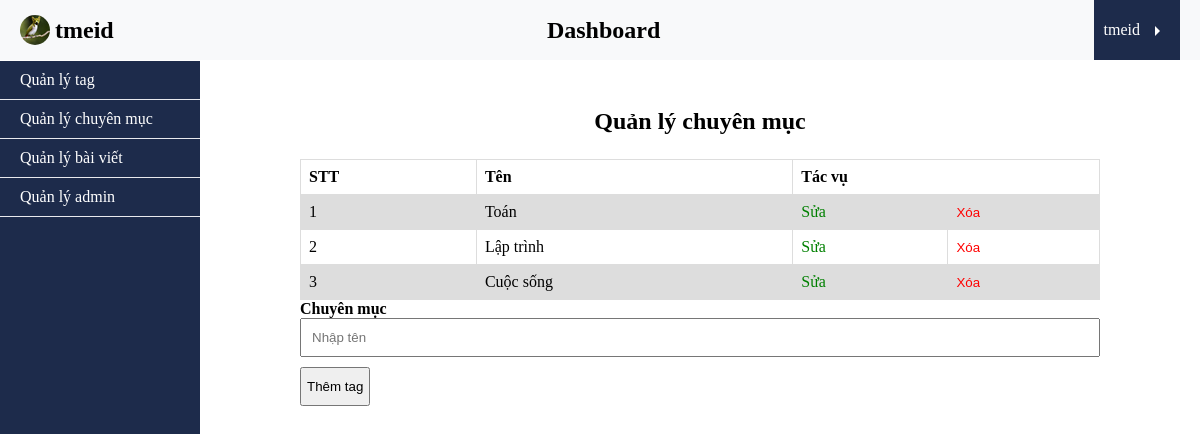
The page /dashboard/categories/index.php (signed in) on the database as committed earlier.
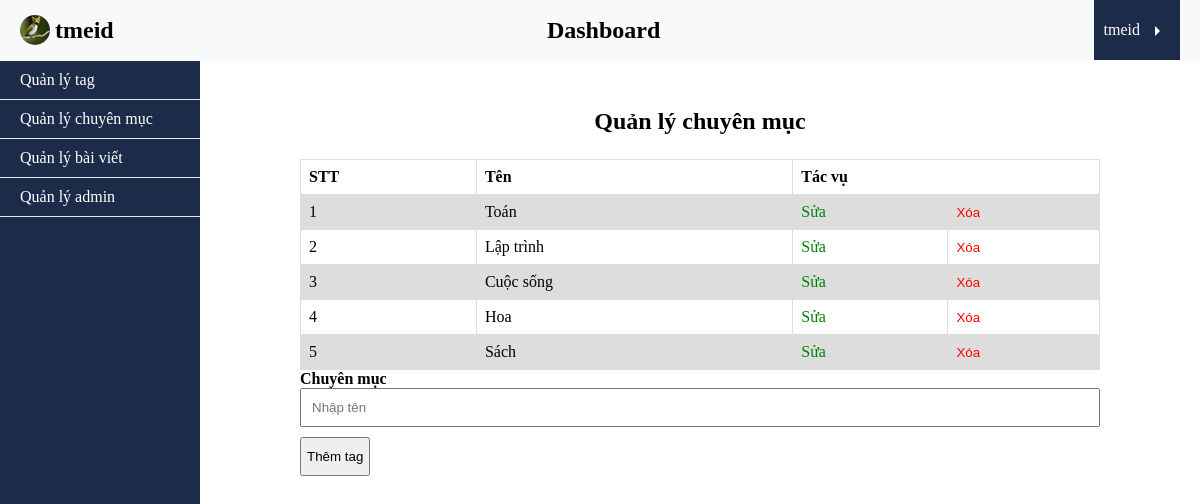
The same page on the database as committed later.
### tables this page shows
CREATE TABLE `category` (
  `id` int(11) NOT NULL,
  `name` varchar(100) NOT NULL,
  `created_at` timestamp NOT NULL DEFAULT current_timestamp()
);

### app/database/db.php (called while the page is built, shortened)
<?php
include 'connect.php';
function selectAll($table, $condition = [], $limit = 0, $except = 0){
    global $connect;
    $sql = "SELECT * FROM $table";
    if(empty($condition)){
        $stm = $connect->prepare($sql);
        $stm->execute();
        $records = $stm->get_result()->fetch_all(MYSQLI_ASSOC);
    }
    return $records;
}

### app/controllers/categories.php (called while the page is built, shortened)
<?php
    require_once ROOT_PATH .'/app/database/db.php';
    $categories = selectAll(CATEGORY_TABLE);

### dashboard/categories/index.php (the view, shortened to what this page needs)
<?php
    require ROOT_PATH . '/app/controllers/categories.php';
?>
<!DOCTYPE html>
<html lang="vi">
<head>
    <link rel="stylesheet" href="../../assets/css/style.css">
</head>
<body>
    <header>
        <nav class="dashboard-nav">
            <h1><a href="../../index.html"><img src="../../assets/imgs/tmeid-logo.jpg" alt="tmeid-logo">tmeid</a></h1>
            <h2>Dashboard</h2>
            <div class="admin">
                <span><?php echo $_SESSION['username']  ?></span>
            </div>
        </nav>
    </header>
    <main>
        <div class="dashboard">
            <?php include '../../app/blade/nav_dashboard.php' ?>
            <section class="dashboard-data">
                <div>
                    <h4 class="title-manage">Quản lý chuyên mục</h4>
                    <table class="tags">
                        <tr>
                            <th>STT</th>
                            <th>Tên</th>
                            <th colspan="2">Tác vụ</th>
                        </tr>
                        <?php foreach ($categories as $i => $category) : ?>
                            <tr>
                                <td><?php echo $i + 1 ?></td>
                                <td class="input-tag">
                                    <?php echo $category[CATEGORY_NAME_PROPERTY] ?>
                                </td>
                                <td class="edit"><a href="#">Sửa</a></td>
                                <td class="delete">
                                    <form action="index.php" method="POST">
                                        <input type="submit" value="Xóa" name="delete-btn" class="delete-btn">
                                    </form>
                                </td>
                            </tr>
                        <?php endforeach ?>
                    </table>
                </div>
                <form action="index.php" method="POST" class="form-tag">
                    <label for="categoryName">Chuyên mục</label>
                    <input type="text" id="categoryName" placeholder="Nhập tên" name="name" required>
                    <input type="submit" value="Thêm tag" class="btn" name="btn-submit">
                </form>
            </section>
        </div>
    </main>
</body>
</html>

Rows that differ between the two databases and show on the page:
added category: name "Hoa"
added category: name "Sách"
